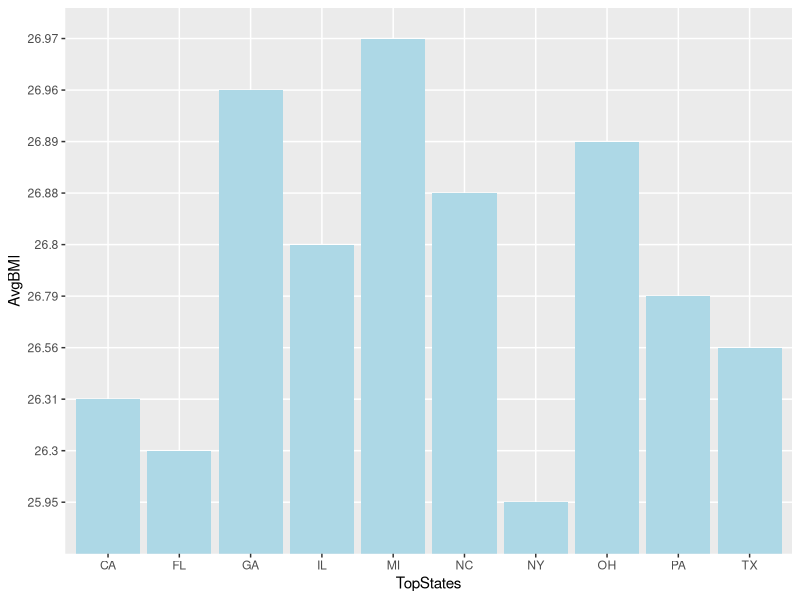

Reproduce this figure in R.
## ---- chunk 1

TopStates <- c("CA", "TX", "NY", "FL", 
               "IL", "PA", "OH", "GA", 
               "MI", "NC")
AvgBMI <- t(as.data.frame(matrix(c(26.31, 
            26.56, 25.95, 26.3, 26.8,26.79, 
            26.89, 26.96, 26.97, 26.88), 
            1, 10)))
AvgBMI <- as.numeric(AvgBMI)
TopStates <- as.character(TopStates)
df <- cbind(TopStates, AvgBMI)
df <- as.data.frame(df) 

library(ggplot2)
plot <- ggplot(data=df, aes(x=TopStates,
                y=AvgBMI)) + geom_bar(
                fill="lightblue",
                stat="identity")
## ---- chunk 2
plot
